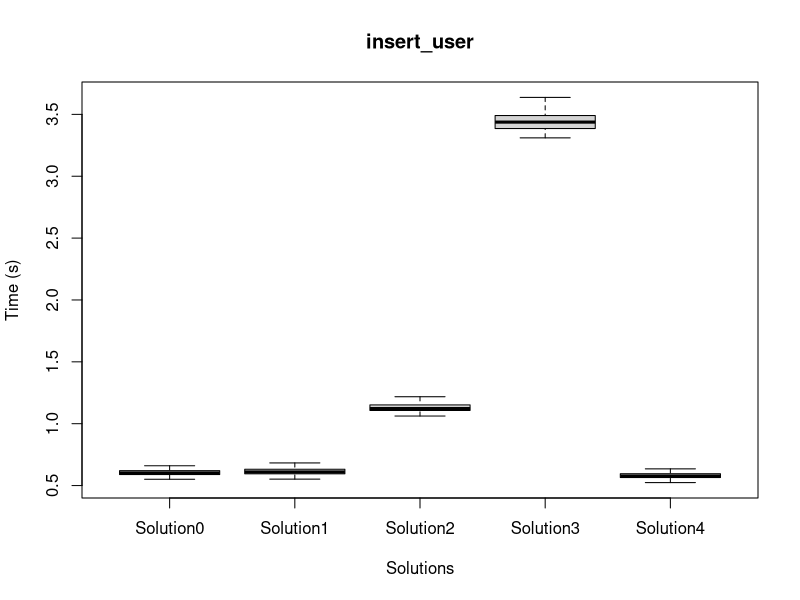
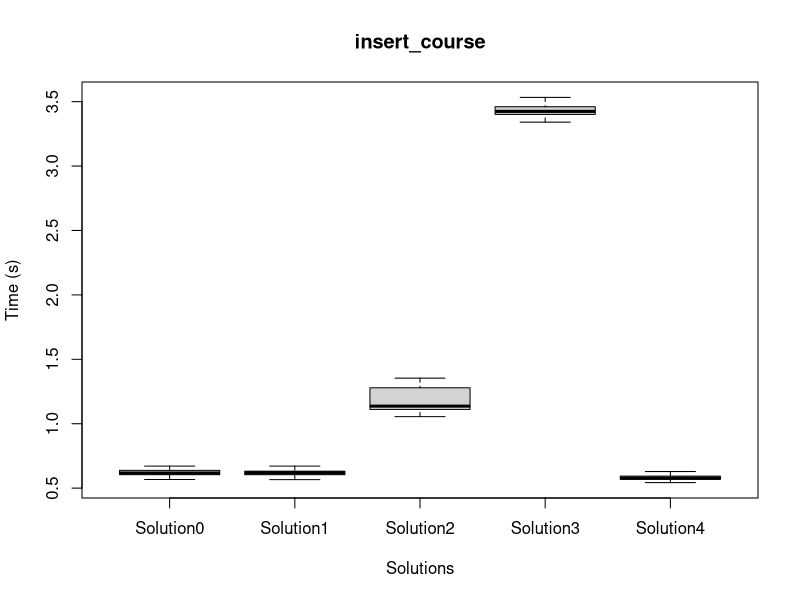
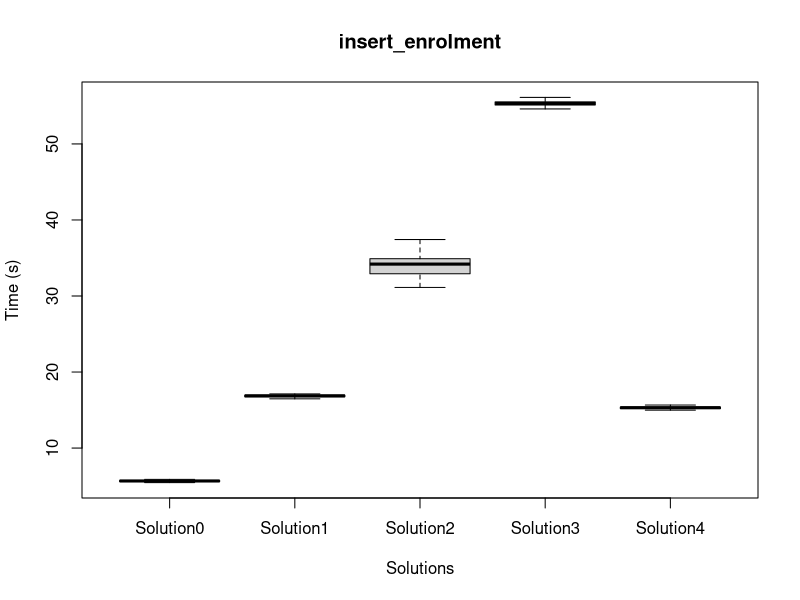
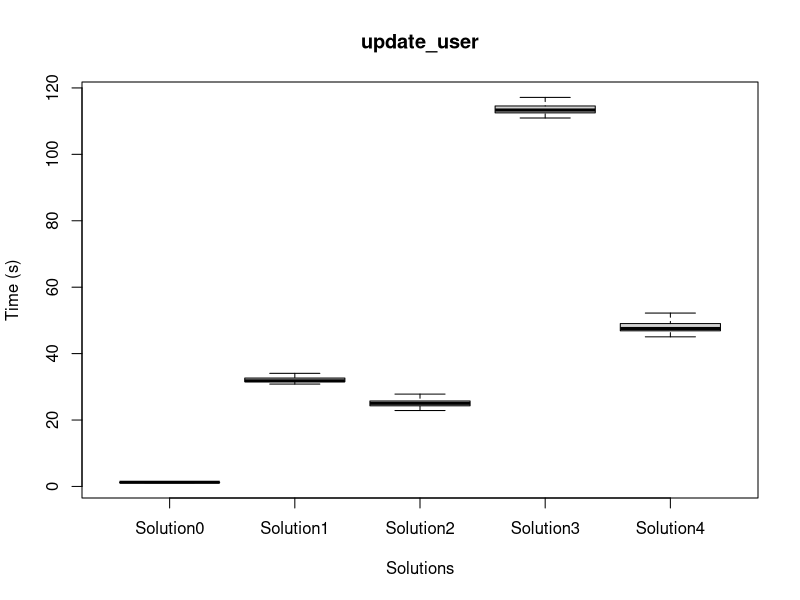
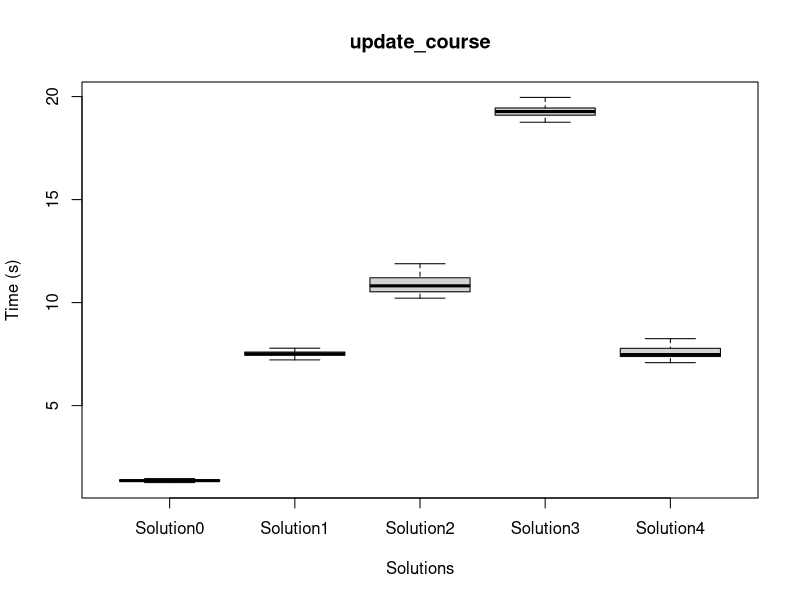
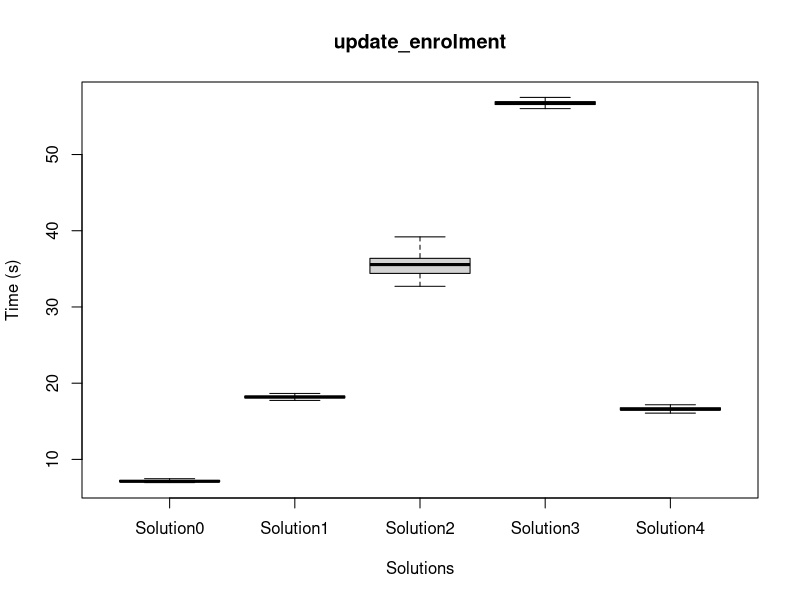
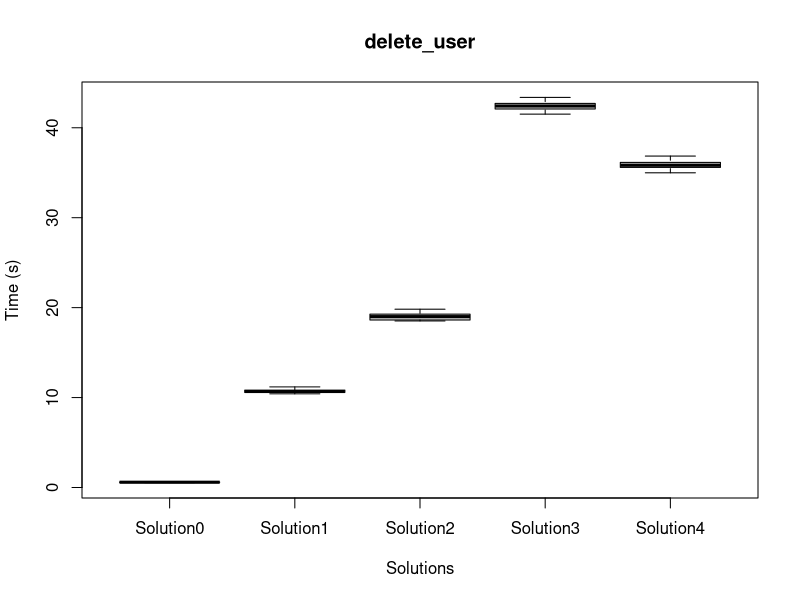
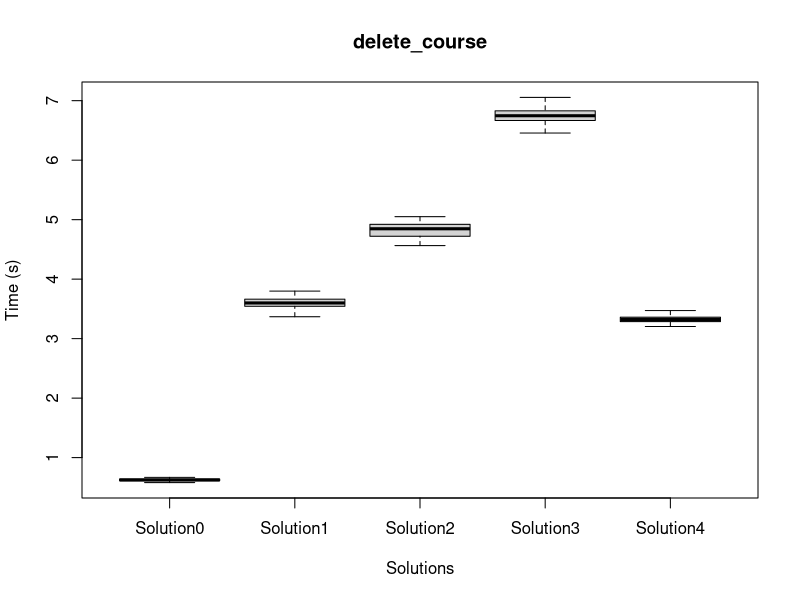

The R script that drew these images, in order:
par(las=1);

Solution0.dataframe = data.frame(
insert_user=c(1.881, 0.89, 0.5710000000000001, 0.5710000000000001, 0.62, 0.551, 0.579, 0.604, 0.6940000000000001, 0.597, 0.583, 0.849, 0.591, 0.584, 0.5750000000000001, 0.522, 0.648, 0.577, 0.607, 0.619, 0.6, 0.594, 0.605, 0.637, 0.59, 0.599, 0.596, 0.602, 0.635, 0.588, 0.624, 0.614, 0.623, 0.618, 0.585, 0.583, 0.648, 0.627, 0.598, 0.592, 0.6, 0.928, 0.5760000000000001, 0.607, 0.605, 0.5720000000000001, 0.599, 0.617, 0.622, 0.601, 0.594, 0.586, 0.595, 0.624, 0.6, 0.588, 0.605, 0.599, 0.593, 0.603, 0.589, 0.604, 0.607, 0.604, 0.591, 0.621, 0.623, 0.602, 0.584, 0.636, 0.5720000000000001, 0.606, 0.61, 0.627, 0.651, 0.622, 0.612, 0.66, 0.595, 0.606, 0.578, 0.59, 0.5690000000000001, 0.579, 0.618, 0.5750000000000001, 0.625, 0.589, 0.641, 0.624, 0.589, 0.615, 0.587, 0.602, 0.602, 0.623, 0.589, 0.586, 0.606, 0.612),
insert_course=c(1.248, 0.638, 0.662, 0.587, 0.5670000000000001, 0.586, 0.587, 0.583, 0.577, 0.709, 0.612, 0.6, 0.615, 0.619, 0.669, 0.658, 0.707, 0.586, 0.629, 0.611, 0.596, 0.612, 0.653, 0.645, 0.585, 0.635, 0.612, 0.626, 0.626, 0.609, 0.627, 0.614, 0.649, 0.6900000000000001, 0.667, 0.614, 0.609, 0.67, 0.638, 0.626, 0.591, 0.589, 0.7030000000000001, 0.616, 0.587, 0.585, 0.624, 0.62, 0.601, 0.595, 0.621, 0.646, 0.611, 0.598, 0.601, 0.655, 0.628, 0.636, 0.613, 0.628, 0.617, 0.605, 0.633, 0.632, 0.637, 0.619, 0.671, 0.613, 0.645, 0.604, 0.617, 0.614, 0.608, 0.644, 0.642, 0.599, 0.618, 0.624, 0.636, 0.591, 0.6, 0.607, 0.6, 0.607, 0.615, 0.623, 0.622, 0.651, 0.617, 0.603, 0.614, 0.602, 0.656, 0.7020000000000001, 0.635, 0.616, 0.664, 0.634, 0.608, 0.659),
insert_enrolment=c(8.501, 5.883, 5.688, 5.6370000000000005, 5.62, 5.688, 5.853, 5.67, 5.605, 5.561, 5.599, 5.7250000000000005, 5.968, 5.729, 5.458, 5.714, 5.651, 5.728, 5.681, 5.674, 5.688, 5.573, 5.595, 5.4670000000000005, 5.698, 5.659, 5.676, 5.723, 5.628, 5.564, 5.711, 5.682, 5.672, 5.711, 5.362, 5.4750000000000005, 5.609, 5.698, 5.7540000000000004, 5.729, 5.628, 5.74, 5.558, 5.679, 5.668, 5.682, 5.55, 6.054, 5.58, 5.493, 5.752, 5.5760000000000005, 5.687, 5.731, 5.604, 5.5680000000000005, 5.771, 5.658, 5.67, 5.68, 5.578, 5.615, 5.585, 5.694, 5.623, 5.78, 5.747, 6.062, 5.579, 5.716, 5.774, 5.667, 5.546, 5.603, 5.71, 5.625, 5.672, 5.748, 5.662, 5.752, 5.672, 5.6690000000000005, 6.388, 5.752, 5.655, 5.606, 5.626, 5.698, 5.648, 5.755, 5.651, 5.5760000000000005, 5.735, 5.542, 5.671, 6.1080000000000005, 5.68, 5.627, 5.703, 5.619),
update_user=c(1.366, 1.276, 1.187, 1.16, 1.211, 1.194, 1.229, 1.222, 1.2570000000000001, 1.274, 1.201, 1.222, 1.258, 1.237, 1.211, 1.232, 1.2530000000000001, 1.209, 1.243, 1.245, 1.296, 1.262, 1.252, 1.2750000000000001, 1.216, 1.232, 1.5170000000000001, 1.3, 1.215, 1.232, 1.223, 1.25, 1.2510000000000001, 1.224, 1.2650000000000001, 1.2790000000000001, 1.299, 1.2770000000000001, 1.316, 1.244, 1.202, 1.262, 1.211, 1.22, 1.218, 1.2550000000000001, 1.227, 1.321, 1.2670000000000001, 1.225, 1.222, 1.212, 1.233, 1.209, 1.205, 1.2690000000000001, 1.226, 1.24, 1.314, 1.233, 1.229, 1.264, 1.292, 1.229, 1.2710000000000001, 1.238, 1.301, 1.283, 1.258, 1.276, 1.264, 1.235, 1.218, 1.256, 1.281, 1.283, 1.233, 1.242, 1.236, 1.33, 1.3, 1.486, 1.2510000000000001, 1.211, 1.221, 1.344, 1.225, 1.2530000000000001, 1.2570000000000001, 1.232, 1.208, 1.254, 1.264, 1.227, 1.215, 1.361, 1.236, 1.292, 1.235, 1.254),
update_course=c(1.893, 1.35, 1.336, 1.268, 1.264, 1.314, 1.32, 1.364, 1.3920000000000001, 1.295, 1.281, 1.294, 1.341, 1.294, 1.358, 1.325, 1.444, 1.32, 1.357, 1.31, 1.319, 1.319, 1.339, 1.371, 1.335, 1.3800000000000001, 1.319, 1.408, 1.37, 1.33, 1.357, 1.3980000000000001, 1.355, 1.36, 1.393, 1.4060000000000001, 1.385, 1.375, 1.357, 1.9180000000000001, 1.276, 1.446, 1.301, 1.349, 1.304, 1.272, 1.7590000000000001, 1.442, 1.329, 1.364, 1.336, 1.379, 1.375, 1.355, 1.359, 1.359, 1.322, 1.353, 1.334, 1.4040000000000001, 1.439, 1.379, 1.42, 1.362, 1.428, 1.391, 1.413, 1.538, 1.341, 1.3840000000000001, 1.429, 1.334, 1.348, 1.37, 1.379, 1.304, 1.368, 1.4040000000000001, 1.375, 1.282, 1.301, 1.359, 1.422, 1.323, 1.415, 1.3780000000000001, 1.369, 1.329, 1.426, 1.349, 1.457, 1.407, 1.291, 1.397, 1.377, 1.538, 1.354, 1.373, 1.3980000000000001, 1.367),
update_enrolment=c(8.363, 7.151, 7.1930000000000005, 7.179, 7.2620000000000005, 7.13, 7.181, 7.0840000000000005, 7.099, 7.083, 7.227, 7.212, 7.636, 7.234, 7.093, 7.041, 7.123, 7.083, 7.085, 7.183, 7.063, 7.136, 7.065, 6.9590000000000005, 7.631, 7.0920000000000005, 7.131, 7.029, 7.156000000000001, 7.164000000000001, 7.136, 7.083, 7.053, 7.107, 6.996, 6.813, 7.056, 7.114, 6.993, 7.586, 7.679, 7.0040000000000004, 7.041, 7.059, 7.244, 7.211, 8.229000000000001, 7.812, 6.994, 7.22, 7.113, 7.079, 7.12, 7.345, 7.057, 7.133, 7.086, 7.062, 7.219, 7.445, 7.38, 7.015000000000001, 7.112, 7.205, 7.212, 7.157, 7.237, 7.425, 7.141, 10.759, 7.168, 7.0760000000000005, 7.0760000000000005, 7.2860000000000005, 6.998, 7.023000000000001, 7.1160000000000005, 7.081, 7.6690000000000005, 7.081, 7.2010000000000005, 7.252, 7.471, 7.053, 7.15, 7.554, 7.094, 7.102, 6.993, 7.221, 7.24, 7.122, 7.2490000000000006, 7.173, 7.438, 7.572, 7.025, 7.031000000000001, 7.067, 7.36),
delete_user=c(0.645, 0.607, 0.547, 0.577, 0.557, 0.577, 0.5710000000000001, 0.5740000000000001, 0.5630000000000001, 0.5750000000000001, 0.639, 0.5680000000000001, 0.582, 0.586, 0.5740000000000001, 0.584, 0.5690000000000001, 0.5690000000000001, 0.5740000000000001, 0.5650000000000001, 0.604, 0.5700000000000001, 0.598, 0.594, 0.591, 0.6, 0.602, 0.5730000000000001, 0.618, 0.597, 0.586, 0.595, 0.6900000000000001, 0.614, 0.598, 0.579, 0.61, 0.621, 0.605, 0.608, 0.582, 0.562, 0.58, 0.629, 0.5680000000000001, 0.581, 0.578, 0.581, 0.595, 0.595, 0.602, 0.5720000000000001, 0.58, 0.642, 0.598, 0.614, 0.585, 0.5700000000000001, 0.599, 0.619, 0.597, 0.587, 0.61, 0.582, 0.604, 0.606, 0.604, 0.595, 0.6, 0.609, 0.554, 0.5750000000000001, 0.607, 0.588, 0.59, 0.598, 0.6, 0.608, 0.585, 0.631, 0.601, 0.5690000000000001, 0.5710000000000001, 0.5680000000000001, 0.578, 0.582, 0.5700000000000001, 0.622, 0.578, 0.591, 0.581, 0.582, 0.596, 0.5710000000000001, 0.613, 0.592, 0.648, 0.585, 0.59, 0.584),
delete_course=c(0.642, 0.583, 0.581, 0.625, 0.588, 0.614, 0.618, 0.606, 0.607, 0.616, 0.637, 0.61, 0.634, 0.606, 0.624, 0.641, 0.596, 0.639, 0.642, 0.632, 0.622, 0.6, 0.598, 0.618, 0.631, 0.706, 0.612, 0.635, 0.627, 0.611, 0.621, 0.641, 0.644, 0.625, 0.622, 0.606, 0.626, 0.616, 0.634, 0.7000000000000001, 0.603, 0.589, 0.607, 0.602, 0.622, 0.609, 0.632, 0.608, 0.58, 0.621, 0.64, 0.615, 0.609, 0.622, 0.631, 0.62, 0.619, 0.628, 0.602, 0.598, 0.642, 0.638, 0.683, 0.631, 0.615, 0.637, 0.633, 0.65, 0.631, 0.6920000000000001, 0.629, 0.644, 0.607, 0.635, 0.623, 0.628, 0.659, 0.679, 0.662, 0.608, 0.615, 0.618, 0.657, 0.644, 0.622, 0.624, 0.634, 0.617, 0.616, 0.649, 0.63, 0.647, 0.649, 0.623, 0.613, 0.644, 0.668, 0.639, 0.631, 0.643),
delete_enrolment=c(6.432, 5.966, 5.74, 5.738, 5.766, 5.767, 5.663, 5.743, 5.756, 5.838, 5.745, 5.745, 6.276, 5.976, 5.6000000000000005, 5.628, 5.694, 5.784, 5.766, 6.186, 5.594, 5.671, 5.745, 5.6450000000000005, 6.548, 5.806, 7.057, 5.5600000000000005, 5.639, 5.696, 5.69, 5.673, 5.7010000000000005, 6.351, 6.3340000000000005, 5.58, 5.641, 5.681, 5.766, 6.406, 5.875, 5.6290000000000004, 5.748, 5.668, 5.7, 5.708, 6.355, 6.15, 5.602, 5.9510000000000005, 5.609, 5.795, 5.648, 6.12, 5.708, 5.643, 5.7780000000000005, 5.774, 5.649, 6.154, 6.111, 5.633, 5.631, 5.683, 5.854, 5.609, 5.695, 5.942, 5.633, 6.306, 5.883, 5.649, 5.695, 6.474, 5.519, 5.6610000000000005, 5.7090000000000005, 5.7410000000000005, 6.431, 5.643, 6.354, 5.744, 5.702, 5.795, 5.673, 6.548, 5.647, 5.726, 5.683, 5.697, 5.656, 5.753, 6.399, 5.722, 6.1370000000000005, 5.642, 5.612, 5.728, 5.625, 6.524));

Solution1.dataframe = data.frame(
insert_user=c(0.597, 0.647, 0.588, 0.5680000000000001, 0.561, 0.587, 0.552, 0.617, 0.646, 0.605, 0.594, 0.647, 0.583, 0.613, 0.647, 0.599, 0.63, 0.609, 0.616, 0.62, 0.611, 0.601, 0.591, 0.604, 0.61, 0.59, 0.649, 0.678, 0.67, 0.633, 0.621, 0.589, 0.667, 0.5670000000000001, 0.647, 0.616, 0.5750000000000001, 0.596, 0.609, 0.591, 0.683, 0.631, 0.581, 0.601, 0.595, 0.639, 0.607, 0.649, 0.647, 0.61, 0.588, 0.646, 0.617, 0.587, 0.614, 0.661, 0.616, 0.607, 0.593, 0.61, 0.633, 0.599, 0.619, 0.5650000000000001, 0.5750000000000001, 0.637, 0.596, 0.603, 0.586, 0.595, 0.609, 0.624, 0.659, 0.669, 0.655, 0.589, 0.596, 0.609, 0.61, 0.621, 0.61, 0.611, 0.591, 0.613, 0.683, 0.609, 0.611, 0.6, 0.602, 0.61, 0.61, 0.61, 0.601, 0.5760000000000001, 0.58, 0.665, 0.607, 0.6, 0.704, 0.64),
insert_course=c(0.559, 0.6, 0.5660000000000001, 0.5670000000000001, 0.592, 0.588, 0.586, 0.588, 0.621, 0.606, 0.595, 0.628, 0.607, 0.631, 0.592, 0.611, 0.6940000000000001, 0.596, 0.607, 0.614, 0.592, 0.666, 0.624, 0.639, 0.627, 0.602, 0.631, 0.614, 0.671, 0.593, 0.626, 0.606, 0.68, 0.648, 0.605, 0.606, 0.594, 0.618, 0.635, 0.611, 0.587, 0.655, 0.617, 0.613, 0.6970000000000001, 0.613, 0.625, 0.621, 0.601, 0.632, 0.658, 0.6, 0.628, 0.614, 0.63, 0.609, 0.604, 0.622, 0.619, 0.619, 0.619, 0.624, 0.661, 0.627, 0.625, 0.674, 0.628, 0.621, 0.592, 0.651, 0.616, 0.595, 0.5740000000000001, 0.637, 0.605, 0.637, 0.5730000000000001, 0.622, 0.586, 0.621, 0.602, 0.632, 0.632, 0.622, 0.619, 0.626, 0.612, 0.6910000000000001, 0.618, 0.622, 0.665, 0.627, 0.64, 0.606, 0.6920000000000001, 0.65, 0.648, 0.624, 0.625, 0.636),
insert_enrolment=c(18.501, 16.749, 16.93, 16.683, 16.637, 16.976, 16.738, 16.839, 16.899, 17.039, 16.533, 17.004, 16.88, 16.956, 16.582, 17.385, 16.753, 16.814, 17.029, 16.773, 16.925, 16.801000000000002, 16.718, 16.881, 16.98, 16.566, 16.72, 16.412, 16.779, 16.918, 17.1, 16.9, 16.761, 16.713, 16.713, 16.76, 16.779, 16.89, 16.827, 16.908, 16.984, 16.814, 16.903, 16.757, 16.812, 16.829, 16.974, 16.931, 16.87, 16.783, 16.734, 16.852, 16.989, 16.985, 16.791, 16.85, 17.752, 16.737000000000002, 16.814, 16.869, 16.941, 16.599, 17.054000000000002, 16.991, 17.006, 16.473, 17.013, 16.92, 17.054000000000002, 18.215, 16.715, 17.121, 16.836000000000002, 16.885, 16.817, 16.553, 16.709, 16.895, 16.872, 16.885, 17.037, 16.864, 16.804000000000002, 16.924, 16.903, 16.881, 17.039, 17.272000000000002, 16.885, 16.578, 16.693, 16.688, 16.899, 16.544, 16.69, 17.016000000000002, 16.701, 16.879, 16.904, 16.81),
update_user=c(32.681, 31.815, 31.327, 34.274, 31.199, 31.199, 32.933, 31.447, 31.76, 31.558, 31.02, 34.885, 31.68, 31.57, 31.484, 32.243, 35.547000000000004, 31.839000000000002, 31.933, 31.536, 31.804000000000002, 34.739, 31.572, 31.481, 31.454, 31.101, 32.642, 30.822, 32.977000000000004, 32.216, 32.554, 33.596000000000004, 31.638, 31.431, 31.655, 31.263, 31.771, 31.8, 33.757, 31.773, 34.544000000000004, 31.333000000000002, 31.558, 33.649, 32.953, 31.541, 32.13, 31.154, 31.919, 32.618, 31.51, 31.717000000000002, 36.056, 31.638, 33.982, 31.863, 31.916, 31.761, 35.892, 31.673000000000002, 31.311, 31.612000000000002, 31.897000000000002, 31.637, 32.543, 31.26, 32.22, 35.171, 31.79, 31.87, 31.900000000000002, 31.34, 32.332, 31.423000000000002, 31.453, 31.634, 31.517, 33.922000000000004, 32.803, 31.826, 35.730000000000004, 31.737000000000002, 31.923000000000002, 31.490000000000002, 31.768, 33.838, 34.055, 32.601, 31.358, 31.948, 31.706, 31.811, 31.66, 31.913, 31.628, 32.431, 34.399, 34.864, 32.256, 33.241),
update_course=c(9.502, 7.841, 7.287, 7.04, 7.493, 7.244, 7.181, 7.277, 7.297, 7.4670000000000005, 7.343, 7.289000000000001, 7.329, 7.332, 7.219, 7.321, 7.869, 7.51, 7.567, 7.457, 7.562, 7.657, 7.618, 7.324, 7.461, 7.285, 7.611, 7.3260000000000005, 7.461, 7.502, 7.611, 8.229000000000001, 7.482, 7.458, 7.683, 7.684, 7.385, 7.563, 7.537, 7.596, 8.28, 7.527, 7.496, 7.611, 7.561, 7.4830000000000005, 7.535, 7.316, 7.521, 7.583, 7.502, 7.559, 7.773000000000001, 7.511, 7.656000000000001, 7.548, 7.445, 7.566, 7.649, 7.5200000000000005, 7.4190000000000005, 7.607, 7.519, 7.4830000000000005, 7.788, 7.4670000000000005, 7.4910000000000005, 7.488, 7.575, 7.6370000000000005, 7.549, 7.32, 7.44, 7.508, 7.41, 7.538, 7.324, 8.029, 7.414000000000001, 7.324, 7.47, 7.535, 7.579, 7.649, 7.656000000000001, 7.416, 7.604, 8.443, 7.492, 7.46, 7.566, 7.572, 7.484, 7.562, 7.507000000000001, 7.5120000000000005, 8.38, 7.538, 7.59, 8.029),
update_enrolment=c(18.150000000000002, 17.900000000000002, 18.036, 18.428, 17.985, 18.243000000000002, 17.967, 18.089, 18.246, 18.080000000000002, 17.744, 18.206, 17.973, 18.068, 18.196, 18.584, 18.848, 18.084, 18.305, 17.954, 18.17, 18.26, 18.032, 18.26, 18.192, 17.838, 18.04, 18.107, 18.014, 18.033, 18.313, 18.276, 17.93, 17.923000000000002, 18.134, 18.201, 18.284, 18.209, 18.119, 18.091, 18.571, 17.949, 17.983, 18.162, 18.029, 18.292, 18.401, 18.264, 18.333000000000002, 18.295, 18.085, 18.23, 18.849, 18.127, 18.061, 18.248, 18.926000000000002, 18.222, 18.76, 18.185, 18.647000000000002, 17.929000000000002, 18.105, 18.133, 18.471, 17.932, 18.355, 18.34, 18.272000000000002, 18.791, 18.144000000000002, 18.205000000000002, 18.622, 18.106, 17.691, 18.078, 18.19, 18.577, 18.221, 18.080000000000002, 19.575, 18.19, 18.656, 18.093, 18.245, 18.185, 18.703, 18.309, 17.895, 18.26, 18.055, 18.155, 18.154, 17.894000000000002, 18.13, 18.325, 18.669, 18.187, 18.367, 18.337),
delete_user=c(11.099, 10.708, 10.526, 10.552, 10.539, 10.842, 10.571, 10.791, 10.791, 10.541, 10.478, 10.424, 11.158, 10.588000000000001, 10.853, 10.679, 10.578, 10.576, 10.627, 10.602, 10.616, 10.668000000000001, 10.716000000000001, 12.079, 10.897, 10.595, 10.417, 12.232000000000001, 10.563, 10.848, 10.737, 10.609, 10.64, 10.64, 10.952, 10.521, 12.429, 10.6, 10.631, 11.187, 10.614, 10.426, 10.698, 10.697000000000001, 11.012, 11.33, 10.726, 10.676, 11.512, 10.623000000000001, 10.694, 10.753, 10.918000000000001, 10.523, 10.688, 10.661, 10.871, 10.57, 10.621, 11.838000000000001, 10.707, 11.408, 10.488, 10.52, 11.931000000000001, 10.576, 10.689, 10.586, 11.283, 10.423, 10.626, 10.483, 10.664, 11.789, 10.516, 10.576, 10.675, 10.514, 10.562, 10.684000000000001, 10.499, 10.965, 10.675, 10.741, 10.712, 10.801, 10.657, 10.522, 10.486, 11.327, 10.684000000000001, 12.075000000000001, 10.504, 10.758000000000001, 10.862, 10.653, 10.658, 10.731, 10.822000000000001, 10.434000000000001),
delete_course=c(3.919, 3.585, 3.368, 3.47, 3.452, 3.567, 3.524, 3.503, 3.712, 3.44, 3.402, 3.6630000000000003, 3.799, 3.5340000000000003, 3.615, 3.5300000000000002, 3.58, 3.6870000000000003, 3.547, 3.525, 3.594, 3.6670000000000003, 3.593, 3.681, 3.5140000000000002, 3.536, 3.5740000000000003, 3.54, 3.549, 3.649, 3.669, 3.604, 3.555, 3.7030000000000003, 3.505, 3.5260000000000002, 3.556, 3.529, 3.5500000000000003, 3.71, 3.6590000000000003, 3.428, 3.609, 3.6, 3.63, 3.729, 3.585, 3.6790000000000003, 3.702, 3.611, 3.577, 3.5100000000000002, 3.751, 3.656, 3.61, 3.557, 3.665, 3.662, 3.731, 3.597, 3.579, 3.6350000000000002, 3.595, 3.594, 3.6390000000000002, 3.628, 3.625, 3.686, 3.646, 3.682, 3.411, 3.463, 3.512, 3.623, 3.444, 3.466, 3.614, 3.5500000000000003, 3.499, 3.591, 3.65, 3.611, 3.689, 3.629, 3.607, 3.716, 3.763, 3.731, 3.595, 3.601, 3.593, 3.6830000000000003, 3.524, 3.599, 3.632, 3.5620000000000003, 3.5500000000000003, 3.734, 3.664, 3.7640000000000002),
delete_enrolment=c(5.511, 5.641, 5.619, 6.55, 5.593, 5.743, 6.378, 5.756, 5.833, 5.776, 5.6930000000000005, 6.417, 5.832, 5.662, 5.7860000000000005, 5.79, 6.719, 5.814, 5.735, 5.635, 5.752, 6.607, 5.625, 5.763, 5.647, 5.602, 5.837, 5.682, 6.066, 5.698, 5.985, 6.155, 5.69, 5.65, 5.6770000000000005, 5.69, 5.718, 5.705, 5.981, 5.7, 6.481, 5.59, 5.665, 6.506, 6.174, 5.743, 6.781000000000001, 5.738, 5.698, 6.341, 5.711, 5.734, 7.205, 5.663, 6.391, 5.703, 6.141, 5.691, 6.964, 5.687, 5.6290000000000004, 5.795, 5.689, 5.673, 5.921, 5.7860000000000005, 5.6850000000000005, 6.6080000000000005, 5.758, 5.628, 6.367, 5.614, 5.823, 5.5920000000000005, 5.509, 5.644, 5.667, 6.264, 5.885, 5.737, 6.869, 5.6930000000000005, 5.763, 5.774, 5.662, 6.472, 6.232, 5.916, 5.6160000000000005, 5.817, 5.71, 5.7010000000000005, 5.727, 5.815, 5.675, 5.787, 6.506, 6.253, 5.787, 6.04));

Solution2.dataframe = data.frame(
insert_user=c(1.106, 1.12, 1.113, 1.081, 1.1260000000000001, 1.1300000000000001, 1.114, 1.094, 1.172, 1.1300000000000001, 1.12, 1.115, 1.127, 1.125, 1.1320000000000001, 1.114, 1.153, 1.1460000000000001, 1.168, 1.112, 1.125, 1.135, 1.101, 1.114, 1.105, 1.1380000000000001, 1.114, 1.105, 1.169, 1.1440000000000001, 1.111, 1.169, 1.184, 1.151, 1.1420000000000001, 1.168, 1.159, 1.113, 1.125, 1.1360000000000001, 1.088, 1.062, 1.071, 1.063, 1.064, 1.071, 1.1, 1.1, 1.141, 1.1, 1.109, 1.108, 1.1300000000000001, 1.145, 1.1360000000000001, 1.102, 1.127, 1.112, 1.165, 1.097, 1.086, 1.078, 1.095, 1.084, 1.093, 1.122, 1.072, 1.119, 1.123, 1.133, 1.114, 1.118, 1.109, 1.328, 1.226, 1.124, 1.118, 1.119, 1.123, 1.112, 1.094, 1.164, 1.115, 1.1260000000000001, 1.122, 1.097, 1.111, 1.224, 1.218, 1.294, 1.262, 1.229, 1.276, 1.254, 1.2670000000000001, 1.28, 1.26, 1.301, 1.241, 1.231),
insert_course=c(1.065, 1.1380000000000001, 1.055, 1.09, 1.085, 1.11, 1.129, 1.102, 1.123, 1.124, 1.1520000000000001, 1.118, 1.131, 1.095, 1.1280000000000001, 1.1500000000000001, 1.1420000000000001, 1.116, 1.127, 1.133, 1.133, 1.1360000000000001, 1.137, 1.129, 1.1380000000000001, 1.155, 1.143, 1.167, 1.108, 1.118, 1.1360000000000001, 1.127, 1.156, 1.1280000000000001, 1.1400000000000001, 1.143, 1.124, 1.1, 1.092, 1.094, 1.1260000000000001, 1.1, 1.096, 1.108, 1.137, 1.112, 1.1260000000000001, 1.156, 1.131, 1.112, 1.1320000000000001, 1.123, 1.119, 1.109, 1.076, 1.091, 1.089, 1.092, 1.101, 1.104, 1.091, 1.095, 1.102, 1.087, 1.2590000000000001, 1.27, 1.286, 1.2770000000000001, 1.28, 1.266, 1.278, 1.294, 1.294, 1.354, 1.283, 1.318, 1.296, 1.2530000000000001, 1.274, 1.2610000000000001, 1.295, 1.287, 1.31, 1.2770000000000001, 1.281, 1.29, 1.31, 1.297, 1.322, 1.2770000000000001, 1.29, 1.308, 1.331, 1.328, 1.325, 1.297, 1.312, 1.284, 1.2770000000000001, 1.284),
insert_enrolment=c(31.975, 31.126, 32.006, 32.149, 31.875, 32.058, 31.933, 32.07, 34.165, 34.727000000000004, 34.787, 34.468, 34.834, 34.426, 34.611000000000004, 33.872, 35.0, 34.041000000000004, 34.219, 34.238, 34.028, 34.098, 34.205, 34.185, 34.177, 34.353, 34.08, 34.155, 34.262, 34.673, 34.128, 33.881, 33.882, 33.986000000000004, 33.733000000000004, 33.837, 34.502, 32.908, 32.876, 33.006, 32.854, 32.83, 33.052, 32.878, 32.9, 32.876, 32.928, 32.807, 32.877, 33.223, 33.152, 32.862, 33.755, 32.944, 32.803, 32.876, 32.911, 32.934, 32.889, 32.964, 32.803, 32.876, 32.918, 33.655, 34.783, 34.69, 34.734, 34.887, 34.889, 34.839, 34.783, 34.919000000000004, 34.763, 34.847, 34.773, 34.79, 34.772, 34.917, 35.1, 35.087, 35.507, 35.157000000000004, 35.244, 35.044000000000004, 35.071, 35.039, 35.083, 37.001, 36.747, 37.423, 36.633, 36.689, 37.914, 36.524, 36.422000000000004, 36.714, 37.028, 36.652, 36.796, 36.649),
update_user=c(22.862000000000002, 23.038, 22.958000000000002, 23.149, 23.226, 24.616, 23.002, 26.314, 26.369, 25.468, 27.165, 25.84, 27.044, 25.936, 26.828, 24.78, 26.725, 26.698, 25.246000000000002, 25.966, 25.809, 25.056, 27.809, 25.451, 26.621000000000002, 25.018, 24.938, 25.121000000000002, 25.1, 26.199, 25.194, 24.73, 24.677, 25.634, 24.844, 24.73, 24.768, 24.175, 24.133, 25.914, 24.283, 24.23, 25.990000000000002, 24.12, 24.324, 25.150000000000002, 24.14, 24.138, 24.18, 24.6, 26.297, 24.1, 24.155, 25.957, 25.131, 24.232, 24.184, 24.237000000000002, 25.652, 24.285, 24.463, 24.249, 24.369, 24.277, 25.496000000000002, 24.102, 24.243000000000002, 25.989, 24.288, 26.504, 25.21, 24.541, 24.571, 26.026, 24.281, 25.101, 24.303, 24.414, 25.197, 24.584, 24.547, 24.607, 24.489, 24.561, 24.415, 24.511, 25.219, 26.894000000000002, 25.193, 25.861, 25.211000000000002, 25.519000000000002, 25.376, 25.427, 25.108, 25.241, 26.199, 25.195, 26.597, 25.67),
update_course=c(10.347, 10.216000000000001, 10.412, 10.632, 10.599, 11.138, 10.548, 10.369, 10.895, 10.819, 10.891, 11.001, 10.885, 10.654, 10.744, 10.576, 11.715, 10.792, 10.76, 10.795, 11.144, 10.845, 10.732000000000001, 10.726, 11.511000000000001, 10.723, 10.723, 10.811, 10.727, 10.9, 10.694, 10.739, 10.639, 10.678, 10.839, 10.692, 10.829, 10.471, 10.48, 10.331, 10.369, 10.529, 10.523, 10.44, 10.549, 10.451, 10.447000000000001, 10.413, 10.471, 10.591000000000001, 10.757, 10.43, 10.501, 10.372, 10.441, 10.472, 10.432, 10.43, 11.06, 10.464, 10.617, 10.4, 10.493, 10.442, 11.203, 11.166, 11.176, 11.329, 11.102, 11.279, 11.276, 11.218, 11.22, 11.144, 11.223, 11.143, 11.201, 11.151, 11.227, 11.145, 11.242, 11.193, 11.200000000000001, 11.182, 11.213000000000001, 11.202, 11.216000000000001, 11.548, 11.3, 11.587, 11.209, 11.254, 11.444, 11.397, 11.244, 11.402000000000001, 11.697000000000001, 11.253, 11.888, 11.52),
update_enrolment=c(33.109, 32.711, 33.577, 33.512, 33.698, 33.862, 33.279, 34.748, 35.891, 35.455, 36.917, 36.094, 36.161, 35.656, 36.050000000000004, 35.038000000000004, 35.83, 35.368, 35.541000000000004, 35.586, 35.666000000000004, 35.463, 36.629, 35.512, 35.953, 35.408, 35.39, 36.13, 35.698, 35.531, 35.709, 35.217, 35.122, 35.544000000000004, 35.112, 35.143, 34.476, 34.161, 34.111000000000004, 34.532000000000004, 34.297000000000004, 34.155, 35.336, 34.233000000000004, 34.229, 34.34, 34.234, 34.193, 34.158, 34.378, 34.367, 34.196, 35.322, 34.471000000000004, 34.626, 34.43, 34.204, 34.303, 34.584, 34.193, 34.26, 34.441, 34.335, 35.368, 36.184, 36.022, 36.207, 36.749, 36.263, 36.283, 36.227000000000004, 36.217, 36.19, 36.508, 36.088, 36.35, 37.12, 36.282000000000004, 36.226, 36.385, 36.422000000000004, 36.386, 36.598, 38.037, 36.43, 36.377, 37.785000000000004, 38.323, 38.058, 38.26, 38.035000000000004, 38.244, 39.198, 37.971000000000004, 37.873, 37.99, 38.116, 38.053, 38.517, 38.121),
delete_user=c(16.902, 18.737000000000002, 17.272000000000002, 17.544, 17.616, 17.21, 17.357, 19.276, 19.678, 19.593, 19.444, 19.697, 19.62, 19.178, 19.475, 19.328, 19.171, 19.301000000000002, 19.353, 19.226, 19.303, 19.236, 19.207, 19.277, 19.12, 19.801000000000002, 19.23, 19.353, 19.301000000000002, 19.164, 19.018, 19.043, 18.958000000000002, 18.923000000000002, 19.183, 18.990000000000002, 19.414, 19.712, 18.575, 18.593, 18.689, 18.641000000000002, 18.587, 18.522000000000002, 19.298000000000002, 18.628, 18.627, 18.599, 19.825, 18.642, 18.776, 18.62, 18.642, 18.623, 18.651, 20.585, 18.59, 19.062, 18.580000000000002, 18.684, 18.564, 18.834, 18.651, 18.651, 18.742, 18.609, 18.618000000000002, 18.56, 18.593, 18.522000000000002, 18.588, 18.573, 18.668, 18.661, 19.753, 18.594, 18.871, 18.581, 18.905, 20.328, 18.911, 19.657, 18.933, 18.853, 19.109, 18.899, 19.097, 19.054000000000002, 19.175, 19.086000000000002, 19.816, 19.093, 19.073, 19.375, 19.012, 19.122, 19.083000000000002, 19.086000000000002, 19.1, 20.527),
delete_course=c(4.572, 4.564, 4.606, 4.743, 4.716, 4.59, 4.679, 4.855, 5.05, 4.868, 5.015, 4.815, 4.955, 4.832, 4.9030000000000005, 4.832, 4.891, 4.867, 4.848, 4.878, 4.872, 4.788, 4.953, 4.8420000000000005, 4.9590000000000005, 4.881, 4.896, 4.905, 4.811, 4.871, 4.819, 4.817, 4.788, 4.823, 4.832, 4.772, 4.753, 4.726, 4.691, 4.783, 4.668, 4.748, 4.745, 4.674, 4.705, 4.728, 4.697, 4.652, 4.73, 4.697, 4.714, 4.615, 4.671, 4.663, 4.683, 4.6770000000000005, 4.663, 4.692, 4.756, 4.699, 4.7090000000000005, 4.7010000000000005, 4.666, 4.839, 4.931, 4.845, 4.8260000000000005, 4.877, 4.875, 4.955, 4.928, 4.929, 4.906, 4.916, 4.846, 4.913, 4.875, 4.947, 5.013, 4.934, 4.853, 4.9, 4.877, 4.849, 4.939, 4.892, 4.93, 5.042, 4.876, 5.05, 4.9590000000000005, 4.925, 5.0120000000000005, 5.003, 4.918, 4.972, 4.925, 4.953, 4.952, 5.015),
delete_enrolment=c(10.658, 10.496, 10.495000000000001, 10.666, 10.544, 11.271, 10.474, 12.71, 13.004, 12.419, 13.272, 12.655000000000001, 14.019, 12.471, 13.458, 12.286, 13.262, 13.301, 12.38, 12.921000000000001, 12.81, 12.408, 14.067, 12.526, 13.26, 12.391, 12.424, 12.426, 12.379, 13.007, 12.36, 12.103, 12.093, 12.599, 12.263, 12.142, 12.105, 11.866, 11.901, 12.929, 11.889000000000001, 11.905, 12.925, 11.897, 11.932, 12.438, 11.91, 11.915000000000001, 11.929, 12.022, 13.171000000000001, 11.870000000000001, 11.867, 12.843, 12.42, 11.857000000000001, 11.854000000000001, 11.885, 12.621, 11.883000000000001, 12.047, 11.971, 11.93, 11.904, 12.42, 11.891, 11.92, 12.895, 11.867, 12.871, 12.401, 12.851, 12.082, 12.971, 11.848, 12.421, 11.885, 12.912, 12.498000000000001, 12.172, 12.167, 12.183, 12.187, 12.157, 12.165000000000001, 12.169, 12.165000000000001, 13.101, 12.154, 12.499, 12.197000000000001, 12.361, 12.294, 12.299, 12.181000000000001, 12.153, 12.695, 12.153, 12.949, 12.387));

Solution3.dataframe = data.frame(
insert_user=c(3.4410000000000003, 3.451, 3.477, 3.3850000000000002, 3.4, 3.412, 3.543, 3.423, 3.4370000000000003, 3.495, 3.4490000000000003, 3.379, 3.436, 3.428, 3.386, 3.472, 3.5, 3.448, 3.435, 3.462, 3.4530000000000003, 3.684, 3.474, 3.472, 3.447, 3.412, 3.379, 3.45, 3.571, 3.458, 3.434, 3.42, 3.536, 3.632, 3.452, 3.611, 3.5060000000000002, 3.521, 3.454, 3.4530000000000003, 3.497, 3.43, 3.465, 3.459, 3.484, 3.482, 3.536, 3.537, 3.403, 3.404, 3.416, 3.492, 3.351, 3.513, 3.42, 3.576, 3.4090000000000003, 3.383, 3.402, 3.424, 3.535, 3.5260000000000002, 3.361, 3.368, 3.345, 3.517, 3.438, 3.492, 3.5, 3.455, 3.364, 3.382, 3.353, 3.508, 3.5180000000000002, 3.3850000000000002, 3.489, 3.37, 3.398, 3.398, 3.344, 3.345, 3.31, 3.38, 3.364, 3.383, 3.395, 3.382, 3.367, 3.354, 3.364, 3.378, 3.382, 3.398, 3.41, 3.391, 3.44, 3.498, 3.465, 3.637),
insert_course=c(3.367, 3.391, 3.435, 3.43, 3.41, 3.37, 3.3930000000000002, 3.402, 3.4090000000000003, 3.3970000000000002, 3.371, 3.515, 3.426, 3.4210000000000003, 3.4330000000000003, 3.42, 3.477, 3.407, 3.415, 3.423, 3.63, 3.473, 3.398, 3.431, 3.423, 3.446, 3.42, 3.446, 3.465, 3.569, 3.3770000000000002, 3.4410000000000003, 3.482, 3.4250000000000003, 3.44, 3.452, 3.42, 3.494, 3.494, 3.423, 3.414, 3.469, 3.5180000000000002, 3.463, 3.412, 3.458, 3.444, 3.443, 3.345, 3.386, 3.3930000000000002, 3.388, 3.555, 3.341, 3.42, 3.775, 3.447, 3.443, 3.422, 3.398, 3.966, 3.428, 3.407, 3.412, 3.4410000000000003, 3.426, 3.354, 3.443, 3.491, 3.467, 3.4170000000000003, 3.374, 3.365, 3.4010000000000002, 3.349, 3.379, 3.39, 3.513, 3.422, 3.43, 3.454, 3.37, 3.391, 3.412, 3.438, 3.424, 3.531, 3.467, 3.469, 3.4090000000000003, 3.4010000000000002, 3.411, 3.398, 3.5300000000000002, 3.439, 3.395, 3.454, 3.5100000000000002, 3.533, 3.985),
insert_enrolment=c(54.794000000000004, 54.834, 55.476, 55.285000000000004, 55.331, 55.522, 55.227000000000004, 55.525, 55.687, 55.325, 55.266, 55.409, 55.265, 55.21, 55.247, 55.867000000000004, 55.777, 55.368, 55.424, 55.479, 55.575, 56.088, 55.223, 55.258, 55.295, 55.261, 55.279, 55.717, 55.177, 55.334, 55.406, 55.163000000000004, 55.363, 55.236000000000004, 55.806000000000004, 55.276, 55.858000000000004, 55.498000000000005, 55.408, 56.118, 55.482, 55.544000000000004, 55.557, 55.338, 55.478, 55.359, 55.282000000000004, 55.707, 55.037, 55.25, 54.908, 54.897, 55.271, 54.910000000000004, 55.038000000000004, 55.139, 55.001, 55.506, 55.079, 54.67, 55.507, 54.980000000000004, 55.753, 55.104, 54.941, 55.004, 56.209, 56.084, 56.417, 56.248000000000005, 54.946, 54.929, 55.183, 55.053000000000004, 55.5, 55.2, 55.345, 55.472, 55.047000000000004, 55.357, 55.18, 54.888, 55.021, 54.977000000000004, 55.393, 54.604, 55.213, 55.055, 54.93, 55.050000000000004, 55.21, 55.325, 55.668, 56.223, 55.664, 55.546, 55.7, 55.508, 55.772, 55.603),
update_user=c(111.376, 115.167, 112.851, 112.558, 113.18, 112.98, 112.813, 113.72, 113.791, 112.74900000000001, 116.37, 114.555, 112.872, 113.146, 113.997, 113.19, 116.072, 113.027, 113.45700000000001, 115.098, 114.025, 114.068, 117.142, 113.144, 112.81, 112.804, 112.782, 115.233, 115.10000000000001, 115.107, 112.807, 114.46600000000001, 115.375, 112.84100000000001, 115.395, 114.662, 113.367, 113.316, 116.58200000000001, 113.89, 113.403, 115.35600000000001, 113.646, 113.261, 113.355, 115.24600000000001, 113.107, 113.385, 114.98, 113.56, 112.274, 114.011, 112.918, 112.515, 110.94800000000001, 112.052, 112.98400000000001, 112.264, 113.562, 112.447, 112.132, 111.879, 113.809, 115.226, 115.263, 113.492, 113.61200000000001, 114.786, 119.60000000000001, 113.651, 111.834, 111.661, 115.531, 111.516, 114.587, 112.354, 113.568, 112.24600000000001, 111.869, 112.476, 111.381, 112.708, 112.44800000000001, 111.19200000000001, 114.334, 111.679, 117.145, 111.293, 114.943, 111.60600000000001, 112.434, 115.414, 112.474, 113.848, 115.931, 112.417, 112.46000000000001, 112.549, 114.396, 112.98100000000001),
update_course=c(18.935, 18.805, 19.094, 19.082, 19.273, 19.227, 19.132, 19.118000000000002, 19.18, 19.337, 19.843, 19.295, 19.168, 19.345, 19.541, 19.312, 19.614, 19.361, 19.462, 19.682000000000002, 19.456, 19.585, 19.317, 19.257, 19.316, 19.354, 19.371, 19.915, 19.34, 19.961000000000002, 19.421, 19.427, 19.546, 19.406, 19.608, 19.455000000000002, 19.368000000000002, 19.484, 19.341, 19.402, 19.579, 19.667, 19.318, 19.275000000000002, 19.448, 19.459, 19.261, 19.352, 18.938, 19.095, 19.137, 19.606, 19.650000000000002, 19.093, 18.907, 18.948, 19.542, 19.222, 19.302, 19.014, 19.004, 19.166, 19.376, 19.801000000000002, 19.022000000000002, 19.196, 19.156, 19.66, 19.54, 19.641000000000002, 19.098, 18.842, 19.054000000000002, 18.809, 18.756, 19.159, 19.446, 19.039, 18.962, 19.139, 19.177, 19.023, 19.043, 19.144000000000002, 19.656, 18.989, 19.155, 19.008, 18.848, 19.061, 19.114, 19.385, 19.247, 19.275000000000002, 19.285, 19.139, 19.02, 19.172, 19.272000000000002, 19.121),
update_enrolment=c(56.166000000000004, 56.232, 56.693, 56.677, 57.039, 56.696, 56.711, 56.769, 57.032000000000004, 56.702, 57.212, 56.748000000000005, 56.672000000000004, 56.974000000000004, 56.716, 57.218, 56.981, 56.765, 56.914, 56.894, 56.865, 57.065, 56.667, 56.684000000000005, 56.953, 56.744, 56.699, 56.953, 56.757, 56.889, 56.674, 56.58, 56.769, 56.724000000000004, 58.074, 56.698, 56.926, 56.732, 57.084, 57.585, 56.89, 57.058, 56.938, 56.836, 56.855000000000004, 57.493, 56.719, 56.783, 56.504, 56.258, 56.022, 56.359, 56.818, 56.136, 56.025, 56.043, 56.871, 56.408, 56.347, 56.322, 56.768, 56.343, 56.559000000000005, 56.922000000000004, 57.096000000000004, 56.903, 57.0, 57.295, 57.653, 56.762, 56.619, 56.586, 58.095, 56.31, 56.482, 57.534, 56.751, 56.618, 56.556000000000004, 56.2, 56.279, 56.156, 56.02, 56.316, 56.906, 56.248000000000005, 57.89, 56.131, 56.681000000000004, 56.021, 56.332, 57.58, 56.713, 57.313, 56.916000000000004, 56.883, 56.586, 56.665, 57.136, 56.766),
delete_user=c(42.101, 42.242, 42.579, 42.410000000000004, 43.679, 42.410000000000004, 43.236000000000004, 42.615, 42.513, 42.419000000000004, 43.648, 42.661, 43.673, 42.897, 42.865, 42.455, 42.398, 43.945, 43.227000000000004, 42.686, 42.683, 42.269, 42.475, 42.527, 44.023, 42.368, 42.467, 42.422000000000004, 42.637, 42.612, 44.203, 42.52, 42.404, 42.328, 42.643, 42.703, 43.72, 42.757, 42.613, 42.764, 43.208, 42.587, 44.274, 42.633, 44.336, 42.454, 42.498, 42.246, 43.347, 42.002, 42.161, 41.855000000000004, 41.908, 42.084, 42.005, 42.066, 41.89, 42.246, 42.116, 43.365, 42.055, 42.192, 41.962, 42.036, 42.094, 43.773, 42.715, 43.375, 43.14, 42.518, 41.756, 41.889, 42.322, 41.898, 41.745, 42.169000000000004, 42.033, 41.946, 42.495, 41.95, 41.997, 42.177, 41.826, 41.881, 41.516, 42.192, 42.046, 41.879, 42.277, 41.744, 43.084, 42.265, 42.091, 42.421, 43.775, 42.329, 42.798, 42.336, 42.589, 42.044000000000004),
delete_course=c(6.456, 6.589, 6.635, 6.595, 6.805, 6.6000000000000005, 6.597, 6.714, 6.782, 6.72, 6.828, 6.783, 6.841, 6.989, 6.902, 6.692, 6.819, 6.918, 6.853, 6.908, 6.901, 6.853, 6.833, 6.791, 6.867, 6.817, 6.788, 6.766, 6.804, 6.785, 6.8180000000000005, 6.768, 6.863, 6.847, 6.825, 6.922, 6.883, 6.697, 6.891, 6.713, 6.7700000000000005, 6.736, 6.753, 6.831, 6.898000000000001, 6.692, 6.871, 6.543, 6.795, 6.51, 6.66, 6.5440000000000005, 6.69, 6.545, 6.65, 6.625, 7.055, 6.732, 6.758, 6.873, 6.525, 6.684, 6.732, 6.6850000000000005, 6.646, 6.751, 6.839, 6.825, 7.122, 6.69, 6.6850000000000005, 6.549, 6.729, 6.601, 6.607, 6.668, 6.666, 6.809, 6.644, 6.55, 6.6690000000000005, 6.66, 6.869, 6.6770000000000005, 6.743, 6.704, 6.841, 6.574, 6.779, 6.627, 6.892, 6.792, 6.704, 6.684, 6.777, 6.752, 6.704, 6.654, 6.7, 6.726),
delete_enrolment=c(34.410000000000004, 35.514, 35.517, 35.186, 34.766, 34.856, 34.801, 35.276, 35.735, 34.784, 35.857, 35.621, 35.001, 34.800000000000004, 35.046, 34.849000000000004, 35.572, 34.800000000000004, 34.955, 35.848, 35.117, 34.980000000000004, 35.842, 34.661, 34.69, 34.571, 34.87, 35.537, 35.34, 35.553, 34.88, 35.293, 35.545, 34.778, 35.641, 35.796, 35.077, 34.89, 35.851, 35.069, 35.065, 35.224000000000004, 34.894, 34.839, 34.969, 35.411, 35.78, 35.081, 35.464, 34.97, 34.858000000000004, 35.177, 34.896, 35.024, 34.509, 34.846000000000004, 35.008, 34.477000000000004, 35.285000000000004, 35.103, 34.592, 34.973, 35.106, 35.283, 35.0, 34.889, 35.141, 35.617, 37.254, 35.191, 34.924, 34.354, 35.662, 34.376, 35.203, 34.436, 34.77, 34.607, 34.754, 34.559, 34.371, 34.717, 34.785000000000004, 34.402, 35.054, 34.473, 36.002, 34.526, 35.332, 34.445, 34.531, 35.687, 34.644, 34.781, 35.564, 34.629, 34.771, 34.902, 35.887, 34.767));

Solution4.dataframe = data.frame(
insert_user=c(0.547, 0.658, 0.605, 0.524, 0.633, 0.547, 0.579, 0.554, 0.672, 0.628, 0.629, 0.5640000000000001, 0.59, 0.5700000000000001, 0.56, 0.594, 0.852, 0.5650000000000001, 0.5730000000000001, 0.5740000000000001, 0.577, 0.552, 0.536, 0.583, 0.587, 0.584, 0.561, 0.5670000000000001, 0.592, 0.559, 0.584, 0.583, 0.5750000000000001, 0.551, 0.626, 0.644, 0.5710000000000001, 0.579, 0.5670000000000001, 0.556, 0.553, 0.5750000000000001, 0.5720000000000001, 0.595, 0.5670000000000001, 0.5660000000000001, 0.595, 0.554, 0.542, 0.552, 0.561, 0.577, 0.5660000000000001, 0.684, 0.5630000000000001, 0.5630000000000001, 0.581, 0.602, 0.5690000000000001, 0.601, 0.579, 0.593, 0.5710000000000001, 0.5680000000000001, 0.635, 0.5730000000000001, 0.578, 0.607, 0.5650000000000001, 0.645, 0.578, 0.635, 0.5740000000000001, 0.617, 0.578, 0.561, 0.5740000000000001, 0.5710000000000001, 0.608, 0.585, 0.589, 0.551, 0.5750000000000001, 0.596, 0.585, 0.584, 0.602, 0.596, 0.625, 0.5680000000000001, 0.5700000000000001, 0.56, 0.599, 0.5760000000000001, 0.562, 0.6, 0.582, 0.61, 0.579, 0.561),
insert_course=c(0.512, 0.519, 0.554, 0.519, 0.543, 0.555, 0.5700000000000001, 0.5680000000000001, 0.554, 0.557, 0.5650000000000001, 0.5640000000000001, 0.5730000000000001, 0.5710000000000001, 0.666, 0.5680000000000001, 0.578, 0.579, 0.6880000000000001, 0.5720000000000001, 0.5750000000000001, 0.577, 0.591, 0.582, 0.598, 0.618, 0.623, 0.584, 0.578, 0.59, 0.58, 0.59, 0.647, 0.558, 0.55, 0.5630000000000001, 0.5670000000000001, 0.5650000000000001, 0.5740000000000001, 0.5690000000000001, 0.59, 0.635, 0.5740000000000001, 0.625, 0.608, 0.596, 0.5680000000000001, 0.5750000000000001, 0.578, 0.589, 0.5740000000000001, 0.59, 0.603, 0.587, 0.59, 0.593, 0.586, 0.582, 0.58, 0.614, 0.583, 0.558, 0.577, 0.601, 0.5760000000000001, 0.5720000000000001, 0.58, 0.5730000000000001, 0.593, 0.621, 0.555, 0.579, 0.629, 0.651, 0.577, 0.583, 0.579, 0.62, 0.558, 0.5680000000000001, 0.558, 0.674, 0.624, 0.581, 0.5690000000000001, 0.58, 0.5710000000000001, 0.618, 0.544, 0.556, 0.5680000000000001, 0.5720000000000001, 0.5680000000000001, 0.621, 0.616, 0.5760000000000001, 0.5670000000000001, 0.5750000000000001, 0.594, 0.644),
insert_enrolment=c(14.908, 15.748000000000001, 14.768, 14.988, 14.999, 15.18, 15.224, 15.11, 15.22, 15.516, 15.166, 15.434000000000001, 15.178, 15.327, 15.009, 15.455, 15.114, 15.146, 15.522, 15.336, 15.641, 15.164, 15.409, 15.215, 15.148, 15.226, 15.347, 15.36, 15.878, 15.17, 15.145, 15.197000000000001, 15.309000000000001, 15.387, 15.154, 15.465, 15.378, 16.252, 15.163, 15.405000000000001, 16.194, 15.102, 15.372, 15.316, 15.291, 15.379, 16.008, 15.334, 15.33, 15.249, 15.139000000000001, 15.513, 15.323, 15.235, 15.231, 15.336, 15.35, 15.38, 15.313, 15.288, 15.599, 15.269, 15.273, 15.386000000000001, 15.253, 15.26, 15.165000000000001, 15.321, 15.245000000000001, 15.341000000000001, 15.203000000000001, 15.316, 15.658, 15.364, 15.177, 15.291, 15.239, 15.97, 15.283, 15.196, 15.387, 15.274000000000001, 15.293000000000001, 15.329, 15.352, 15.285, 15.195, 15.371, 15.431000000000001, 15.355, 15.316, 15.137, 15.385, 15.396, 15.098, 15.329, 15.22, 15.295, 16.925, 15.404),
update_user=c(45.053000000000004, 45.176, 48.685, 45.682, 48.982, 46.345, 47.546, 49.83, 46.002, 49.585, 51.181000000000004, 47.356, 46.302, 48.679, 45.906, 47.349000000000004, 46.127, 49.49, 46.441, 46.21, 50.644, 46.189, 48.611000000000004, 47.134, 46.359, 48.64, 47.917, 46.89, 51.519, 47.72, 46.47, 46.692, 47.261, 49.003, 46.971000000000004, 52.204, 46.608000000000004, 49.277, 46.678000000000004, 49.07, 46.511, 49.203, 46.737, 51.794000000000004, 48.389, 46.755, 49.573, 49.291000000000004, 46.492000000000004, 49.091, 46.518, 47.036, 46.909, 47.023, 47.282000000000004, 47.572, 48.496, 49.878, 46.931000000000004, 46.69, 46.881, 50.796, 47.064, 47.15, 47.218, 46.791000000000004, 47.56, 48.807, 49.52, 50.089, 47.046, 47.104, 47.251, 49.113, 48.625, 46.798, 47.441, 50.494, 51.113, 47.273, 50.679, 47.877, 48.551, 49.061, 47.206, 48.543, 50.7, 47.474000000000004, 47.916000000000004, 47.627, 47.872, 46.854, 47.127, 48.387, 47.097, 49.027, 48.882, 48.732, 48.188, 50.067),
update_course=c(8.142, 7.494, 7.333, 7.085, 7.189, 7.301, 7.524, 7.2860000000000005, 7.292, 8.086, 7.497, 7.404, 7.341, 7.2940000000000005, 7.26, 7.287, 7.195, 7.526, 7.3660000000000005, 7.415, 8.216, 7.2250000000000005, 7.416, 7.5280000000000005, 7.391, 7.8580000000000005, 7.372, 7.479, 7.893, 7.3340000000000005, 7.461, 7.478, 7.5600000000000005, 7.237, 7.501, 7.3660000000000005, 7.351, 7.702, 7.502, 7.454, 7.389, 7.429, 7.465, 8.461, 7.73, 7.4990000000000006, 7.498, 7.385, 7.2410000000000005, 7.444, 7.409, 7.396, 7.375, 7.396, 7.516, 7.329, 7.476, 7.518, 7.357, 7.418, 7.45, 7.533, 7.416, 7.368, 7.401, 7.444, 7.564, 7.477, 7.647, 7.369, 7.392, 7.378, 7.448, 7.447, 7.4590000000000005, 7.507000000000001, 7.564, 8.093, 8.191, 7.872, 8.125, 7.775, 7.937, 7.896, 7.761, 8.072000000000001, 7.958, 7.890000000000001, 7.7330000000000005, 7.79, 7.937, 7.8950000000000005, 7.923, 8.026, 7.761, 7.921, 7.949, 8.05, 8.251, 8.004),
update_enrolment=c(15.829, 15.988, 16.235, 16.074, 16.676000000000002, 16.475, 16.815, 16.544, 16.556, 17.106, 16.397000000000002, 16.618000000000002, 16.362000000000002, 18.108, 16.394000000000002, 16.648, 16.580000000000002, 17.239, 16.485, 16.481, 16.868000000000002, 16.685, 16.51, 16.402, 16.477, 16.609, 16.529, 16.422, 17.466, 16.746, 16.448, 16.573, 16.795, 16.873, 16.567, 17.689, 16.684, 16.595, 16.528, 16.714, 16.591, 16.453, 16.587, 17.164, 16.654, 16.533, 17.766000000000002, 16.981, 16.396, 16.704, 16.482, 16.545, 16.558, 16.663, 16.927, 16.552, 16.573, 16.515, 16.707, 16.491, 17.638, 16.393, 16.463, 16.527, 16.578, 16.485, 16.512, 16.524, 16.599, 16.796, 16.709, 16.712, 17.42, 16.781, 16.4, 16.423000000000002, 16.525, 17.058, 17.618000000000002, 17.039, 17.168, 16.552, 17.904, 16.397000000000002, 16.493000000000002, 16.656, 16.537, 16.484, 16.773, 16.633, 16.363, 16.311, 16.678, 16.883, 16.417, 16.792, 16.555, 16.677, 17.575, 16.728),
delete_user=c(34.591, 34.495, 34.991, 35.833, 35.295, 35.068, 35.29, 35.308, 35.659, 35.443, 35.539, 35.675000000000004, 36.042, 35.65, 35.321, 35.739, 35.579, 35.468, 36.228, 35.678, 35.355000000000004, 36.407000000000004, 35.83, 35.348, 35.838, 35.702, 35.957, 35.789, 35.389, 35.589, 36.604, 35.725, 35.852000000000004, 35.62, 35.74, 35.54, 35.582, 35.592, 35.522, 35.824, 35.566, 35.394, 35.563, 35.598, 35.897, 35.946, 35.565, 35.524, 35.861000000000004, 36.13, 35.993, 35.989, 35.965, 38.242, 36.216, 36.714, 35.712, 35.62, 36.521, 35.908, 35.891, 35.571, 36.076, 36.08, 37.393, 35.769, 35.797000000000004, 36.521, 35.651, 35.713, 36.206, 36.419000000000004, 35.665, 35.904, 35.879, 35.61, 36.453, 36.171, 36.435, 35.771, 35.944, 36.35, 36.061, 35.848, 35.811, 36.637, 36.024, 36.185, 36.069, 36.259, 38.244, 35.843, 35.793, 36.287, 37.186, 35.928, 36.213, 36.623, 36.852000000000004, 37.171),
delete_course=c(3.049, 3.075, 3.244, 3.1510000000000002, 3.225, 3.168, 3.354, 3.374, 3.232, 3.212, 3.346, 3.29, 3.266, 3.406, 3.204, 3.287, 3.416, 3.313, 3.2560000000000002, 3.266, 3.472, 3.282, 3.323, 3.3080000000000003, 3.356, 3.278, 3.317, 3.311, 3.37, 3.315, 3.358, 3.2840000000000003, 3.402, 3.344, 3.285, 3.396, 3.27, 3.303, 3.227, 3.428, 3.241, 3.302, 3.258, 3.344, 3.399, 3.261, 3.303, 3.332, 3.323, 3.45, 3.361, 3.37, 3.38, 3.458, 3.343, 3.4170000000000003, 3.299, 3.3890000000000002, 3.297, 3.334, 3.329, 3.355, 3.3120000000000003, 3.3240000000000003, 3.36, 3.303, 3.297, 3.321, 3.404, 3.5340000000000003, 3.307, 3.3080000000000003, 3.306, 3.335, 3.279, 3.342, 3.3850000000000002, 3.434, 3.2880000000000003, 3.343, 3.3280000000000003, 3.423, 3.329, 3.338, 3.2840000000000003, 3.358, 3.329, 3.3240000000000003, 3.367, 3.233, 3.3160000000000003, 3.253, 3.293, 3.346, 3.291, 3.349, 3.404, 3.565, 3.318, 3.508),
delete_enrolment=c(6.014, 5.728, 5.715, 5.823, 5.821, 5.747, 5.768, 7.188, 5.6690000000000005, 5.65, 5.68, 5.746, 5.691, 5.8580000000000005, 5.7700000000000005, 6.1290000000000004, 5.6450000000000005, 6.199, 5.644, 5.737, 5.716, 5.715, 5.724, 6.1160000000000005, 6.247, 5.6080000000000005, 5.7410000000000005, 5.727, 5.9910000000000005, 5.795, 6.055, 5.824, 6.524, 6.288, 5.952, 5.7, 5.729, 5.777, 5.761, 5.66, 5.729, 5.782, 5.719, 5.695, 5.712, 5.784, 5.751, 6.035, 5.8, 5.8020000000000005, 5.841, 6.594, 5.7620000000000005, 5.75, 5.873, 5.966, 5.824, 5.774, 5.804, 6.636, 6.324, 5.775, 5.711, 5.772, 6.0280000000000005, 5.841, 5.8100000000000005, 5.789, 5.893, 5.981, 5.696, 5.75, 5.813, 5.952, 5.767, 5.892, 5.828, 6.316, 5.928, 5.761, 5.776, 6.132000000000001, 5.764, 5.823, 5.891, 5.873, 5.995, 6.058, 6.085, 5.7010000000000005, 5.811, 5.788, 5.822, 5.835, 6.072, 5.827, 6.184, 5.736, 5.792, 5.796));

png('/home/jcrada/Development/hr/ResearchTestApplication/logs/sAll-r100-sc1000-n10-final/bp-insert_user.png', width=640, height=480);
boxplot(Solution0.dataframe$insert_user,Solution1.dataframe$insert_user,Solution2.dataframe$insert_user,Solution3.dataframe$insert_user,Solution4.dataframe$insert_user,names=c('Solution0', 'Solution1', 'Solution2', 'Solution3', 'Solution4'), xlab='Solutions', ylab='Time (s)', main='insert_user', outline=F);
dev.off();
png('/home/jcrada/Development/hr/ResearchTestApplication/logs/sAll-r100-sc1000-n10-final/bp-insert_course.png', width=640, height=480);
boxplot(Solution0.dataframe$insert_course,Solution1.dataframe$insert_course,Solution2.dataframe$insert_course,Solution3.dataframe$insert_course,Solution4.dataframe$insert_course,names=c('Solution0', 'Solution1', 'Solution2', 'Solution3', 'Solution4'), xlab='Solutions', ylab='Time (s)', main='insert_course', outline=F);
dev.off();
png('/home/jcrada/Development/hr/ResearchTestApplication/logs/sAll-r100-sc1000-n10-final/bp-insert_enrolment.png', width=640, height=480);
boxplot(Solution0.dataframe$insert_enrolment,Solution1.dataframe$insert_enrolment,Solution2.dataframe$insert_enrolment,Solution3.dataframe$insert_enrolment,Solution4.dataframe$insert_enrolment,names=c('Solution0', 'Solution1', 'Solution2', 'Solution3', 'Solution4'), xlab='Solutions', ylab='Time (s)', main='insert_enrolment', outline=F);
dev.off();
png('/home/jcrada/Development/hr/ResearchTestApplication/logs/sAll-r100-sc1000-n10-final/bp-update_user.png', width=640, height=480);
boxplot(Solution0.dataframe$update_user,Solution1.dataframe$update_user,Solution2.dataframe$update_user,Solution3.dataframe$update_user,Solution4.dataframe$update_user,names=c('Solution0', 'Solution1', 'Solution2', 'Solution3', 'Solution4'), xlab='Solutions', ylab='Time (s)', main='update_user', outline=F);
dev.off();
png('/home/jcrada/Development/hr/ResearchTestApplication/logs/sAll-r100-sc1000-n10-final/bp-update_course.png', width=640, height=480);
boxplot(Solution0.dataframe$update_course,Solution1.dataframe$update_course,Solution2.dataframe$update_course,Solution3.dataframe$update_course,Solution4.dataframe$update_course,names=c('Solution0', 'Solution1', 'Solution2', 'Solution3', 'Solution4'), xlab='Solutions', ylab='Time (s)', main='update_course', outline=F);
dev.off();
png('/home/jcrada/Development/hr/ResearchTestApplication/logs/sAll-r100-sc1000-n10-final/bp-update_enrolment.png', width=640, height=480);
boxplot(Solution0.dataframe$update_enrolment,Solution1.dataframe$update_enrolment,Solution2.dataframe$update_enrolment,Solution3.dataframe$update_enrolment,Solution4.dataframe$update_enrolment,names=c('Solution0', 'Solution1', 'Solution2', 'Solution3', 'Solution4'), xlab='Solutions', ylab='Time (s)', main='update_enrolment', outline=F);
dev.off();
png('/home/jcrada/Development/hr/ResearchTestApplication/logs/sAll-r100-sc1000-n10-final/bp-delete_user.png', width=640, height=480);
boxplot(Solution0.dataframe$delete_user,Solution1.dataframe$delete_user,Solution2.dataframe$delete_user,Solution3.dataframe$delete_user,Solution4.dataframe$delete_user,names=c('Solution0', 'Solution1', 'Solution2', 'Solution3', 'Solution4'), xlab='Solutions', ylab='Time (s)', main='delete_user', outline=F);
dev.off();
png('/home/jcrada/Development/hr/ResearchTestApplication/logs/sAll-r100-sc1000-n10-final/bp-delete_course.png', width=640, height=480);
boxplot(Solution0.dataframe$delete_course,Solution1.dataframe$delete_course,Solution2.dataframe$delete_course,Solution3.dataframe$delete_course,Solution4.dataframe$delete_course,names=c('Solution0', 'Solution1', 'Solution2', 'Solution3', 'Solution4'), xlab='Solutions', ylab='Time (s)', main='delete_course', outline=F);
dev.off();
png('/home/jcrada/Development/hr/ResearchTestApplication/logs/sAll-r100-sc1000-n10-final/bp-delete_enrolment.png', width=640, height=480);
boxplot(Solution0.dataframe$delete_enrolment,Solution1.dataframe$delete_enrolment,Solution2.dataframe$delete_enrolment,Solution3.dataframe$delete_enrolment,Solution4.dataframe$delete_enrolment,names=c('Solution0', 'Solution1', 'Solution2', 'Solution3', 'Solution4'), xlab='Solutions', ylab='Time (s)', main='delete_enrolment', outline=F);
dev.off();
def.barplot.width=1; #bar width
def.barplot.sepwidth=0; #separation bar width
def.barplot.space=0; #space between bars
def.barplot.groupspace=1; #space between groups
png('/home/jcrada/Development/hr/ResearchTestApplication/logs/sAll-r100-sc1000-n10-final/Solution0-barplot.png', width=640, height=480);
Solution0.barplot.means=data.frame(insert=c(mean(Solution0.dataframe$insert_user), mean(Solution0.dataframe$insert_course), mean(Solution0.dataframe$insert_enrolment)),
update=c(mean(Solution0.dataframe$update_user), mean(Solution0.dataframe$update_course), mean(Solution0.dataframe$update_enrolment)),
delete=c(mean(Solution0.dataframe$delete_user), mean(Solution0.dataframe$delete_course), mean(Solution0.dataframe$delete_enrolment)));
barplot(as.matrix(Solution0.barplot.means),beside=T, names=c('u', 'c', 'e', 'u', 'c', 'e', 'u', 'c', 'e'), ylab='Time (s)', xlab = 'Solution0');
mtext('insert', side=1, line=2, at=2.5);
mtext('update', side=1, line=2, at=6.5);
mtext('delete', side=1, line=2, at=10.5);
dev.off();
png('/home/jcrada/Development/hr/ResearchTestApplication/logs/sAll-r100-sc1000-n10-final/Solution1-barplot.png', width=640, height=480);
Solution1.barplot.means=data.frame(insert=c(mean(Solution1.dataframe$insert_user), mean(Solution1.dataframe$insert_course), mean(Solution1.dataframe$insert_enrolment)),
update=c(mean(Solution1.dataframe$update_user), mean(Solution1.dataframe$update_course), mean(Solution1.dataframe$update_enrolment)),
delete=c(mean(Solution1.dataframe$delete_user), mean(Solution1.dataframe$delete_course), mean(Solution1.dataframe$delete_enrolment)));
barplot(as.matrix(Solution1.barplot.means),beside=T, names=c('u', 'c', 'e', 'u', 'c', 'e', 'u', 'c', 'e'), ylab='Time (s)', xlab = 'Solution1');
mtext('insert', side=1, line=2, at=2.5);
mtext('update', side=1, line=2, at=6.5);
mtext('delete', side=1, line=2, at=10.5);
dev.off();
png('/home/jcrada/Development/hr/ResearchTestApplication/logs/sAll-r100-sc1000-n10-final/Solution2-barplot.png', width=640, height=480);
Solution2.barplot.means=data.frame(insert=c(mean(Solution2.dataframe$insert_user), mean(Solution2.dataframe$insert_course), mean(Solution2.dataframe$insert_enrolment)),
update=c(mean(Solution2.dataframe$update_user), mean(Solution2.dataframe$update_course), mean(Solution2.dataframe$update_enrolment)),
delete=c(mean(Solution2.dataframe$delete_user), mean(Solution2.dataframe$delete_course), mean(Solution2.dataframe$delete_enrolment)));
barplot(as.matrix(Solution2.barplot.means),beside=T, names=c('u', 'c', 'e', 'u', 'c', 'e', 'u', 'c', 'e'), ylab='Time (s)', xlab = 'Solution2');
mtext('insert', side=1, line=2, at=2.5);
mtext('update', side=1, line=2, at=6.5);
mtext('delete', side=1, line=2, at=10.5);
dev.off();
png('/home/jcrada/Development/hr/ResearchTestApplication/logs/sAll-r100-sc1000-n10-final/Solution3-barplot.png', width=640, height=480);
Solution3.barplot.means=data.frame(insert=c(mean(Solution3.dataframe$insert_user), mean(Solution3.dataframe$insert_course), mean(Solution3.dataframe$insert_enrolment)),
update=c(mean(Solution3.dataframe$update_user), mean(Solution3.dataframe$update_course), mean(Solution3.dataframe$update_enrolment)),
delete=c(mean(Solution3.dataframe$delete_user), mean(Solution3.dataframe$delete_course), mean(Solution3.dataframe$delete_enrolment)));
barplot(as.matrix(Solution3.barplot.means),beside=T, names=c('u', 'c', 'e', 'u', 'c', 'e', 'u', 'c', 'e'), ylab='Time (s)', xlab = 'Solution3');
mtext('insert', side=1, line=2, at=2.5);
mtext('update', side=1, line=2, at=6.5);
mtext('delete', side=1, line=2, at=10.5);
dev.off();
png('/home/jcrada/Development/hr/ResearchTestApplication/logs/sAll-r100-sc1000-n10-final/Solution4-barplot.png', width=640, height=480);
Solution4.barplot.means=data.frame(insert=c(mean(Solution4.dataframe$insert_user), mean(Solution4.dataframe$insert_course), mean(Solution4.dataframe$insert_enrolment)),
update=c(mean(Solution4.dataframe$update_user), mean(Solution4.dataframe$update_course), mean(Solution4.dataframe$update_enrolment)),
delete=c(mean(Solution4.dataframe$delete_user), mean(Solution4.dataframe$delete_course), mean(Solution4.dataframe$delete_enrolment)));
barplot(as.matrix(Solution4.barplot.means),beside=T, names=c('u', 'c', 'e', 'u', 'c', 'e', 'u', 'c', 'e'), ylab='Time (s)', xlab = 'Solution4');
mtext('insert', side=1, line=2, at=2.5);
mtext('update', side=1, line=2, at=6.5);
mtext('delete', side=1, line=2, at=10.5);
dev.off();
png('/home/jcrada/Development/hr/ResearchTestApplication/logs/sAll-r100-sc1000-n10-final/op-insert-barplot.png', width=640, height=480);
insert.barplot.means=data.frame(Solution0 = c(mean(Solution0.dataframe$insert_user), mean(Solution0.dataframe$insert_course), mean(Solution0.dataframe$insert_enrolment)), Solution1 = c(mean(Solution1.dataframe$insert_user), mean(Solution1.dataframe$insert_course), mean(Solution1.dataframe$insert_enrolment)), Solution2 = c(mean(Solution2.dataframe$insert_user), mean(Solution2.dataframe$insert_course), mean(Solution2.dataframe$insert_enrolment)), Solution3 = c(mean(Solution3.dataframe$insert_user), mean(Solution3.dataframe$insert_course), mean(Solution3.dataframe$insert_enrolment)), Solution4 = c(mean(Solution4.dataframe$insert_user), mean(Solution4.dataframe$insert_course), mean(Solution4.dataframe$insert_enrolment)));
barplot(as.matrix(insert.barplot.means),beside=T, names=c('u', 'c', 'e', 'u', 'c', 'e', 'u', 'c', 'e', 'u', 'c', 'e', 'u', 'c', 'e'), ylab='Time (s)', xlab='insert');
mtext('s0', side=1, line=2, at=2.5);
mtext('s1', side=1, line=2, at=6.5);
mtext('s2', side=1, line=2, at=10.5);
mtext('s3', side=1, line=2, at=14.5);
mtext('s4', side=1, line=2, at=18.5);

dev.off();
png('/home/jcrada/Development/hr/ResearchTestApplication/logs/sAll-r100-sc1000-n10-final/op-update-barplot.png', width=640, height=480);
update.barplot.means=data.frame(Solution0 = c(mean(Solution0.dataframe$update_user), mean(Solution0.dataframe$update_course), mean(Solution0.dataframe$update_enrolment)), Solution1 = c(mean(Solution1.dataframe$update_user), mean(Solution1.dataframe$update_course), mean(Solution1.dataframe$update_enrolment)), Solution2 = c(mean(Solution2.dataframe$update_user), mean(Solution2.dataframe$update_course), mean(Solution2.dataframe$update_enrolment)), Solution3 = c(mean(Solution3.dataframe$update_user), mean(Solution3.dataframe$update_course), mean(Solution3.dataframe$update_enrolment)), Solution4 = c(mean(Solution4.dataframe$update_user), mean(Solution4.dataframe$update_course), mean(Solution4.dataframe$update_enrolment)));
barplot(as.matrix(update.barplot.means),beside=T, names=c('u', 'c', 'e', 'u', 'c', 'e', 'u', 'c', 'e', 'u', 'c', 'e', 'u', 'c', 'e'), ylab='Time (s)', xlab='update');
mtext('s0', side=1, line=2, at=2.5);
mtext('s1', side=1, line=2, at=6.5);
mtext('s2', side=1, line=2, at=10.5);
mtext('s3', side=1, line=2, at=14.5);
mtext('s4', side=1, line=2, at=18.5);

dev.off();
png('/home/jcrada/Development/hr/ResearchTestApplication/logs/sAll-r100-sc1000-n10-final/op-delete-barplot.png', width=640, height=480);
delete.barplot.means=data.frame(Solution0 = c(mean(Solution0.dataframe$delete_user), mean(Solution0.dataframe$delete_course), mean(Solution0.dataframe$delete_enrolment)), Solution1 = c(mean(Solution1.dataframe$delete_user), mean(Solution1.dataframe$delete_course), mean(Solution1.dataframe$delete_enrolment)), Solution2 = c(mean(Solution2.dataframe$delete_user), mean(Solution2.dataframe$delete_course), mean(Solution2.dataframe$delete_enrolment)), Solution3 = c(mean(Solution3.dataframe$delete_user), mean(Solution3.dataframe$delete_course), mean(Solution3.dataframe$delete_enrolment)), Solution4 = c(mean(Solution4.dataframe$delete_user), mean(Solution4.dataframe$delete_course), mean(Solution4.dataframe$delete_enrolment)));
barplot(as.matrix(delete.barplot.means),beside=T, names=c('u', 'c', 'e', 'u', 'c', 'e', 'u', 'c', 'e', 'u', 'c', 'e', 'u', 'c', 'e'), ylab='Time (s)', xlab='delete');
mtext('s0', side=1, line=2, at=2.5);
mtext('s1', side=1, line=2, at=6.5);
mtext('s2', side=1, line=2, at=10.5);
mtext('s3', side=1, line=2, at=14.5);
mtext('s4', side=1, line=2, at=18.5);

dev.off();
